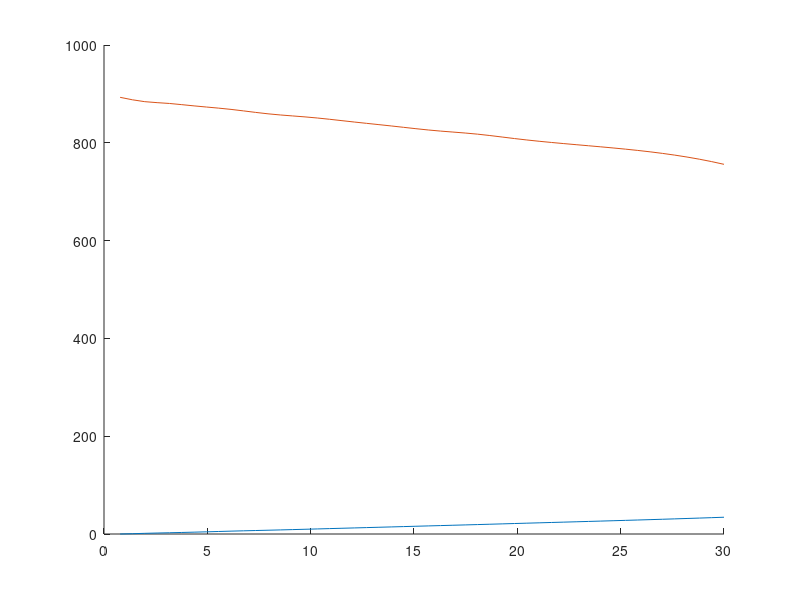

This chart was generated by the following MATLAB code: (Note: this script raises an error after producing the figure.)
% The following data was pulled from a Mitsuba Data Sheet:
currents_eco    = [0.780 1.37 2 3 4 5 6 8 10 12 14 16 18 20 25 30]';
torques_eco     = [0 0.6 1.4 2.4 3.4 4.5 5.7 7.8 10.0 12.3 14.6 16.9 19.2 21.6 27.6 34.3]';
RPMs_eco        = [893 888 884 881 877 873 869 859 852 843 834 825 818 808 788 756]';

% How many data points to include in interpolated model
numPoints = 50; 

interpedCurrents = linspace(min(currents_eco), max(currents_eco), numPoints)';
interpedTorques = interp1(currents_eco, torques_eco, interpedCurrents, 'spline');
interpedRPMs = interp1(currents_eco, RPMs_eco, interpedCurrents, 'spline');

% Uncomment to see relationship:
hold on
plot(interpedCurrents, interpedTorques)
plot(interpedCurrents, interpedRPMs)
hold off

% Format interpolated Data and save to file:
T = table(interpedCurrents,interpedTorques, interpedRPMs,'VariableNames',["Current","Torque", "RPM"]);

writetable(T, 'Data/MotorDataEco.csv')
